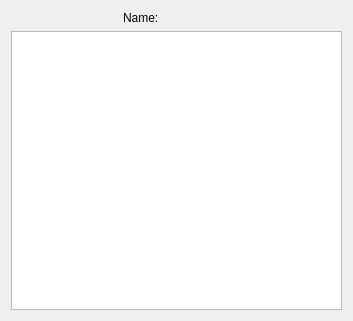
<?xml version="1.0" encoding="UTF-8"?>
<ui version="4.0">
 <class>NameAndDescriptionWidget</class>
 <widget class="QWidget" name="NameAndDescriptionWidget">
  <property name="geometry">
   <rect>
    <x>0</x>
    <y>0</y>
    <width>353</width>
    <height>321</height>
   </rect>
  </property>
  <property name="windowTitle">
   <string>Form</string>
  </property>
  <layout class="QVBoxLayout" name="verticalLayout">
   <item>
    <layout class="QHBoxLayout" name="horizontalLayout">
     <item>
      <widget class="QLabel" name="PicLabel">
       <property name="text">
        <string/>
       </property>
      </widget>
     </item>
     <item>
      <widget class="QLabel" name="label">
       <property name="text">
        <string>Name:</string>
       </property>
      </widget>
     </item>
     <item>
      <widget class="QLabel" name="nameLabel">
       <property name="text">
        <string/>
       </property>
      </widget>
     </item>
    </layout>
   </item>
   <item>
    <widget class="QTextBrowser" name="description"/>
   </item>
  </layout>
 </widget>
 <resources/>
 <connections/>
</ui>
